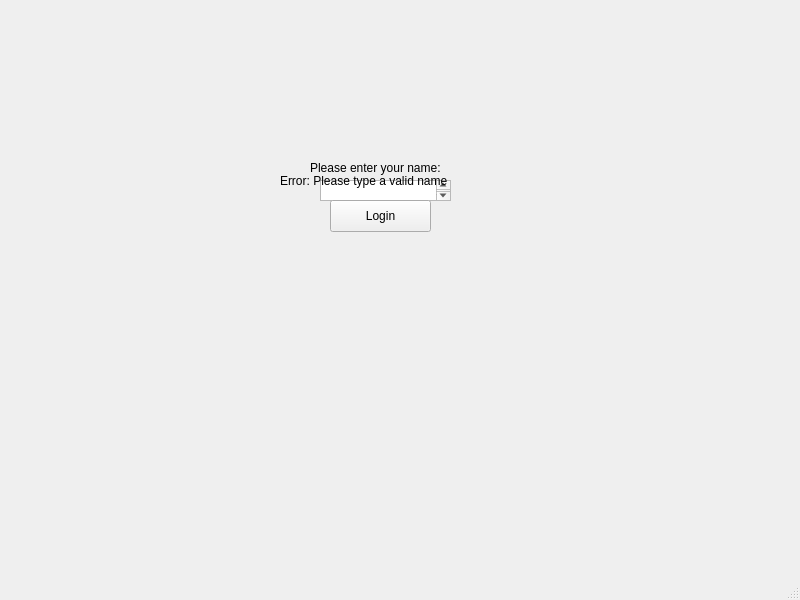
<?xml version="1.0" encoding="UTF-8"?>
<ui version="4.0">
 <class>SocialNetworkWindow</class>
 <widget class="QMainWindow" name="SocialNetworkWindow">
  <property name="geometry">
   <rect>
    <x>0</x>
    <y>0</y>
    <width>800</width>
    <height>600</height>
   </rect>
  </property>
  <property name="windowTitle">
   <string>SocialNetworkWindow</string>
  </property>
  <widget class="QWidget" name="centralwidget">
   <widget class="QTextEdit" name="loginText">
    <property name="geometry">
     <rect>
      <x>320</x>
      <y>180</y>
      <width>131</width>
      <height>21</height>
     </rect>
    </property>
   </widget>
   <widget class="QPushButton" name="loginButton">
    <property name="geometry">
     <rect>
      <x>330</x>
      <y>200</y>
      <width>101</width>
      <height>32</height>
     </rect>
    </property>
    <property name="text">
     <string>Login</string>
    </property>
   </widget>
   <widget class="QLabel" name="label">
    <property name="geometry">
     <rect>
      <x>310</x>
      <y>160</y>
      <width>201</width>
      <height>16</height>
     </rect>
    </property>
    <property name="text">
     <string>Please enter your name:</string>
    </property>
   </widget>
   <widget class="QLabel" name="loginErrorButton">
    <property name="geometry">
     <rect>
      <x>280</x>
      <y>120</y>
      <width>201</width>
      <height>121</height>
     </rect>
    </property>
    <property name="text">
     <string>Error: Please type a valid name </string>
    </property>
   </widget>
  </widget>
  <widget class="QMenuBar" name="menubar">
   <property name="geometry">
    <rect>
     <x>0</x>
     <y>0</y>
     <width>800</width>
     <height>33</height>
    </rect>
   </property>
  </widget>
  <widget class="QStatusBar" name="statusbar"/>
 </widget>
 <resources/>
 <connections/>
</ui>
